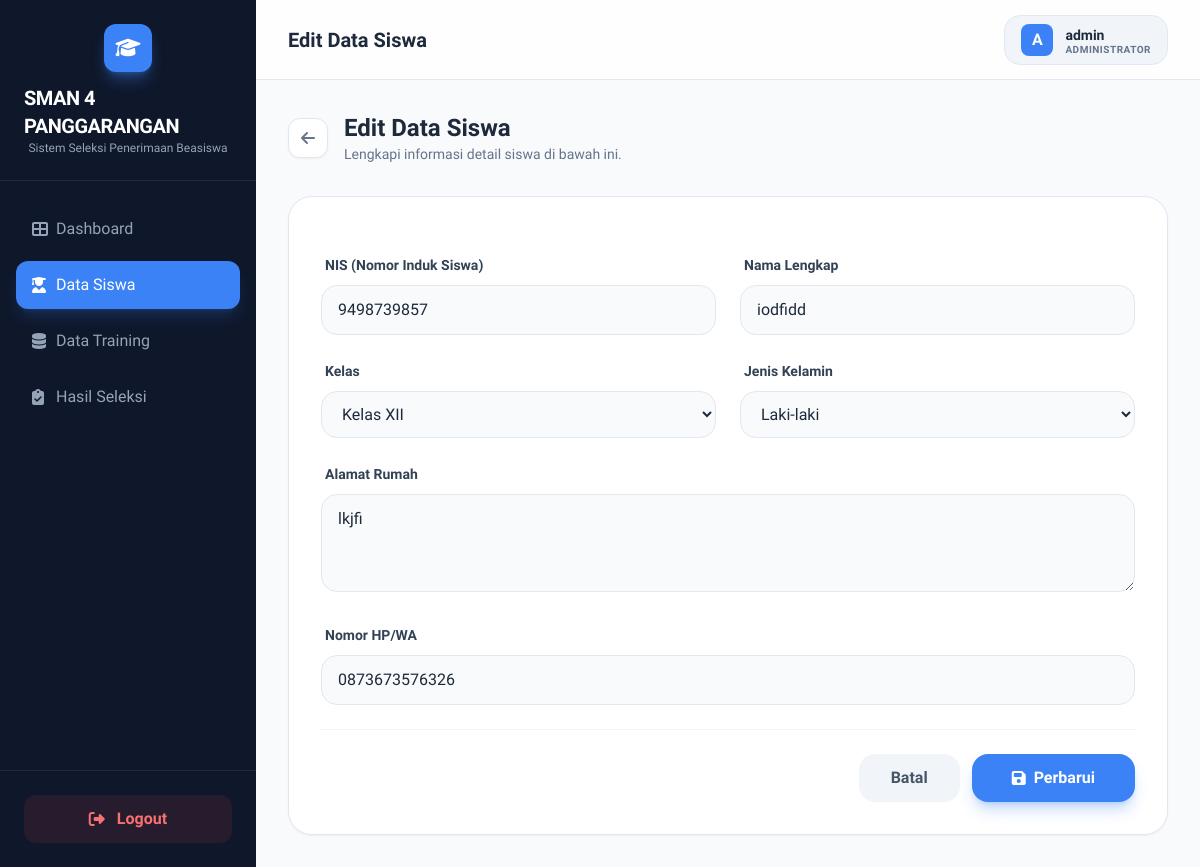
The app's page /siswa/253/edit/ (signed in) with its own data.
### beasiswa/models.py (models this page shows, shortened)
class Siswa(models.Model):
    JENIS_KELAMIN_CHOICES = [
        ('L', 'Laki-laki'),
        ('P', 'Perempuan'),
    ]
    KELAS_CHOICES = [
        ('X', 'Kelas X'),
        ('XI', 'Kelas XI'),
        ('XII', 'Kelas XII'),
    ]
    nis        = models.CharField(max_length=20, unique=True, verbose_name="NIS")
    nama       = models.CharField(max_length=100, verbose_name="Nama Siswa")
    kelas      = models.CharField(max_length=5, choices=KELAS_CHOICES, verbose_name="Kelas")
    jenis_kelamin = models.CharField(max_length=1, choices=JENIS_KELAMIN_CHOICES, verbose_name="Jenis Kelamin")
    alamat     = models.TextField(verbose_name="Alamat")
    no_hp      = models.CharField(max_length=15, verbose_name="No. HP")
    created_at = models.DateTimeField(auto_now_add=True, verbose_name="Tanggal Dibuat")
    updated_at = models.DateTimeField(auto_now=True, verbose_name="Terakhir Diubah")
    class Meta:
        verbose_name        = "Siswa"
        verbose_name_plural = "Data Siswa"
        ordering            = ['-created_at']

### beasiswa/views.py (the view, shortened to what this page needs)
# urls.py: path('siswa/<int:pk>/edit/',views.SiswaUpdateView.as_view(),name='siswa-edit'),
class SiswaUpdateView(LoginRequiredMixin, UpdateView):
    model         = Siswa
    form_class    = SiswaForm
    template_name = 'beasiswa/siswa/form.html'
    success_url   = reverse_lazy('beasiswa:siswa-list')
    login_url     = reverse_lazy('beasiswa:login')
    def get_context_data(self, **kwargs):
        ctx        = super().get_context_data(**kwargs)
        ctx['judul'] = 'Edit Data Siswa'
        ctx['aksi']  = 'Perbarui'
        return ctx

### beasiswa/templates/beasiswa/siswa/form.html (shortened to what this page needs)
{% extends 'beasiswa/base.html' %}
{% block page_title %}{{ judul }}{% endblock %}
{% block content %}
<div class="max-w-4xl mx-auto">
    <div class="flex items-center gap-4 mb-8">
        <a href="{% url 'beasiswa:siswa-list' %}" class="w-10 h-10 flex items-center justify-center rounded-xl bg-white border border-slate-200 text-slate-500 hover:text-accent hover:border-accent transition-all shadow-sm">
            <i class="fas fa-arrow-left"></i>
        </a>
        <div>
            <h1 class="text-2xl font-bold text-slate-800">{{ judul }}</h1>
            <p class="text-sm text-slate-500">Lengkapi informasi detail siswa di bawah ini.</p>
        </div>
    </div>
    <div class="bg-white rounded-3xl border border-slate-200 shadow-sm overflow-hidden">
        <div class="p-8">
            <form method="post" novalidate class="space-y-6">
                <div class="grid grid-cols-1 md:grid-cols-2 gap-6">
                    <div class="space-y-2">
                        <label for="{{ form.nis.id_for_label }}" class="text-sm font-bold text-slate-700 ml-1">{{ form.nis.label }}</label>
                        {{ form.nis }}
                    </div>
                    <div class="space-y-2">
                        <label for="{{ form.nama.id_for_label }}" class="text-sm font-bold text-slate-700 ml-1">{{ form.nama.label }}</label>
                        {{ form.nama }}
                    </div>
                </div>
                <div class="grid grid-cols-1 md:grid-cols-2 gap-6">
                    <div class="space-y-2">
                        <label for="{{ form.kelas.id_for_label }}" class="text-sm font-bold text-slate-700 ml-1">{{ form.kelas.label }}</label>
                        {{ form.kelas }}
                    </div>
                    <div class="space-y-2">
                        <label for="{{ form.jenis_kelamin.id_for_label }}" class="text-sm font-bold text-slate-700 ml-1">{{ form.jenis_kelamin.label }}</label>
                        {{ form.jenis_kelamin }}
                    </div>
                </div>
                <div class="space-y-2">
                    <label for="{{ form.alamat.id_for_label }}" class="text-sm font-bold text-slate-700 ml-1">{{ form.alamat.label }}</label>
                    {{ form.alamat }}
                </div>
                <div class="space-y-2">
                    <label for="{{ form.no_hp.id_for_label }}" class="text-sm font-bold text-slate-700 ml-1">{{ form.no_hp.label }}</label>
                    {{ form.no_hp }}
                </div>
                <div class="pt-6 flex flex-col md:flex-row justify-end gap-3 border-t border-slate-100">
                    <a href="{% url 'beasiswa:siswa-list' %}" class="px-8 py-3 bg-slate-100 text-slate-600 rounded-2xl font-bold hover:bg-slate-200 transition-all text-center">Batal</a>
                    <button type="submit" class="px-10 py-3 bg-accent text-white rounded-2xl font-bold shadow-lg shadow-blue-500/30 hover:bg-blue-600 transition-all flex items-center justify-center gap-2">
                        <i class="fas fa-save"></i>
                        <span>{{ aksi }}</span>
                    </button>
                </div>
            </form>
        </div>
    </div>
</div>
{% endblock %}

### beasiswa/templates/beasiswa/base.html (shortened to what this page needs)
<!DOCTYPE html>
<html lang="en">
<head>
    <script src="https://cdn.tailwindcss.com"></script>
    <link rel="stylesheet" href="https://cdnjs.cloudflare.com/ajax/libs/font-awesome/6.4.0/css/all.min.css">
</head>
<body class="bg-surface text-slate-900 font-sans antialiased">
    <div class="flex h-screen overflow-hidden">
        <aside id="sidebar" class="w-64 bg-primary text-white flex-shrink-0 sidebar-transition hidden md:flex flex-col">
            <div class="p-6 flex flex-col items-center border-b border-slate-700/50">
                <div class="w-12 h-12 bg-accent rounded-xl flex items-center justify-center mb-3 shadow-lg shadow-blue-500/40">
                    <i class="fas fa-graduation-cap text-xl"></i>
                </div>
                <h1 class="text-xl font-bold tracking-tight">SMAN 4 PANGGARANGAN</h1>
                <p class="text-xs text-slate-400 font-medium">Sistem Seleksi Penerimaan Beasiswa</p>
            </div>
            <nav class="flex-1 px-4 py-6 space-y-2 overflow-y-auto">
                <a href="{% url 'beasiswa:dashboard' %}" class="flex items-center px-4 py-3 rounded-xl transition-all group {% if request.resolver_match.url_name == 'dashboard' %}bg-accent text-white shadow-lg shadow-blue-500/20{% else %}text-slate-400 hover:bg-slate-800 hover:text-white{% endif %}">
                    <i class="fas fa-th-large w-6 group-hover:scale-110 transition-transform"></i>
                    <span class="font-medium">Dashboard</span>
                </a>
                <a href="{% url 'beasiswa:siswa-list' %}" class="flex items-center px-4 py-3 rounded-xl transition-all group {% if 'siswa' in request.path %}bg-accent text-white shadow-lg shadow-blue-500/20{% else %}text-slate-400 hover:bg-slate-800 hover:text-white{% endif %}">
                    <i class="fas fa-user-graduate w-6 group-hover:scale-110 transition-transform"></i>
                    <span class="font-medium">Data Siswa</span>
                </a>
                <a href="{% url 'beasiswa:training-list' %}" class="flex items-center px-4 py-3 rounded-xl transition-all group {% if 'training' in request.path %}bg-accent text-white shadow-lg shadow-blue-500/20{% else %}text-slate-400 hover:bg-slate-800 hover:text-white{% endif %}">
                    <i class="fas fa-database w-6 group-hover:scale-110 transition-transform"></i>
                    <span class="font-medium">Data Training</span>
                </a>
                <a href="{% url 'beasiswa:hasil-list' %}" class="flex items-center px-4 py-3 rounded-xl transition-all group {% if 'hasil' in request.path %}bg-accent text-white shadow-lg shadow-blue-500/20{% else %}text-slate-400 hover:bg-slate-800 hover:text-white{% endif %}">
                    <i class="fas fa-clipboard-check w-6 group-hover:scale-110 transition-transform"></i>
                    <span class="font-medium">Hasil Seleksi</span>
                </a>
            </nav>
            <div class="p-6 border-t border-slate-700/50">
                <form action="{% url 'beasiswa:logout' %}" method="post">
                    <button type="submit" class="w-full flex items-center justify-center gap-3 px-4 py-3 bg-red-500/10 text-red-400 rounded-xl hover:bg-red-500 hover:text-white transition-all font-semibold">
                        <i class="fas fa-sign-out-alt"></i>
                        <span>Logout</span>
                    </button>
                </form>
            </div>
        </aside>
        <main class="flex-1 flex flex-col h-full overflow-hidden">
            <header class="h-20 bg-white/80 backdrop-blur-md border-b border-slate-200 flex items-center justify-between px-8 flex-shrink-0 z-10">
                <div class="flex items-center gap-4">
                    <h2 class="text-xl font-semibold text-slate-800 hidden md:block">{% block page_title %}Overview{% endblock %}</h2>
                </div>
                <div class="flex items-center gap-6">
                    <div class="flex items-center gap-3 px-4 py-2 bg-slate-100 rounded-2xl border border-slate-200">
                        <div class="w-8 h-8 bg-accent rounded-lg flex items-center justify-center text-white font-bold">
                            {{ user.username|first|upper }}
                        </div>
                        <div class="flex flex-col leading-none">
                            <span class="text-sm font-bold text-slate-800">{{ user.username }}</span>
                            <span class="text-[10px] text-slate-500 uppercase tracking-wider font-semibold">Administrator</span>
                        </div>
                    </div>
                </div>
            </header>
            <div class="flex-1 overflow-y-auto p-8 bg-surface">
                {% block content %}{% endblock %}
            </div>
        </main>
    </div>
</body>
</html>

### beasiswa/templates/beasiswa/base.html (style rules this page uses)
.sidebar-transition { transition: all 0.3s ease-in-out; }

### records on screen
Siswa: nis "9498739857", nama "iodfidd", kelas "Kelas XII", jenis_kelamin "Laki-laki", alamat "lkjfi", no_hp "0873673576326"

### other values on screen
{{ judul }} "Edit Data Siswa"
{{ user.username|first|upper }} "A"
{{ user.username }} "admin"
{{ aksi }} "Perbarui"
